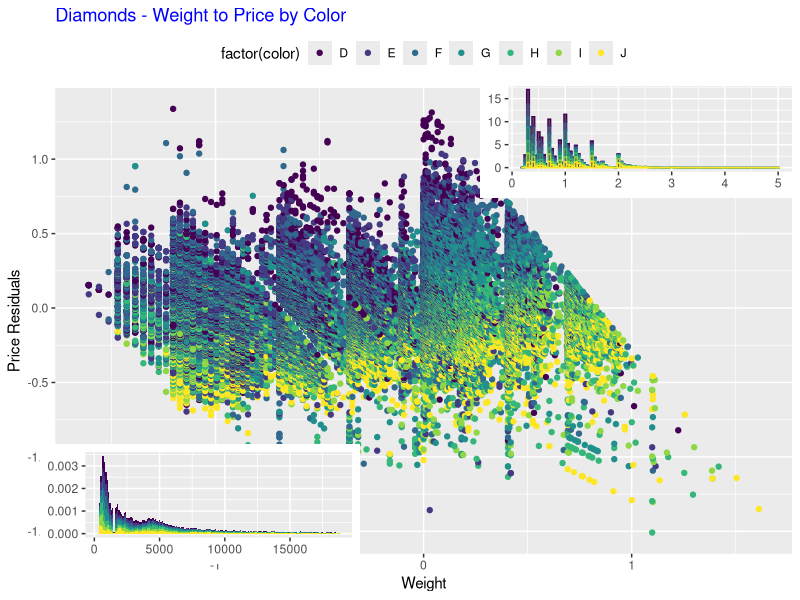

This chart was generated by the following R code:
library("ggplot2") #import ggplot2
library("grid") #import grid package
data(diamonds)

#Question 2 Create a simple scatter plot of Weight ("Carat") and Price using Color (the	
#"Color" column in the	diamonds dataframe) as a facet. This might the precursor for	
#developing	a	model to predict price given some characteristic like weight. Notice that the	
#relationship is non-linear. If we wanted to build a linear model, this would violate one of the	
#assumptions.
layer1 = ggplot(diamonds, aes(carat, price, color = factor(color)))
dots = layer1 + geom_point() + xlab("Weight") + ylab("Price") + labs(title = "Diamonds - Weight to Price by Color") + theme(plot.title = element_text(color = "blue"))
#create a scatter plot of Weight ("Carat") and Price using Color (the "Color" column in the diamonds dataframe) as a facet. Moreover, set the title color as blue using theme()

#Question 3 Let's remove the non-linearity and replot. Think about transforming both price	
#and weight. Given that we are working with dollars (Price); the first transformation we	
#might try is the natural log. Add the transformed columns to the dataframe and replot.
cbind(log(diamonds$carat), log(diamonds$price)) #add the transformed columns to the dataframe
layer2 = ggplot(diamonds, aes(log(carat), log(price), color = factor(color)))
dots2 = layer2 + geom_point() + xlab("Weight") + ylab("Price") + labs(title = "Diamonds - Weight to Price (Linear)") + theme(plot.title = element_text(colour = "blue"))
#remove the non-linearity by transforming both price and weight with natural log, and replot.

#Question 4 Remove the linear trend (create	a linear model and use the transformed weight	
#on the x-axis and the residuals on the	y-axis). If there is a relationship that can be modeled	
#with	a linear regression model, then the residuals should be randomly distributed. The	
#resulting plot visually indicates there is possibly some heteroscedasticity to manage.
linear_model <- lm(log(price)~log(carat),diamonds) #create a linear model
layer3 = ggplot(diamonds, aes(log(carat),resid(linear_model), color = factor(color)))
dots3 = layer3 + geom_point() + xlab("Weight") + ylab("Price Residuals") + labs(title = "Diamonds - Weight to Price by Color") + theme(legend.position = 'top', plot.title = element_text(colour = "blue")) #make the tile blue

#Question 5 Use the grid package to create the following overlay of three plots. The	
#histogram on the bottom left is a density histogram of the price and the histogram on the	
#upper right is a density histogram of carat. One way to create this plot is using viewports.

#create the main plot
linear_model <- lm(log(price)~log(carat),diamonds)
layer3 = ggplot(diamonds, aes(log(carat),resid(linear_model), color = factor(color)))
dots3 = layer3 + geom_point() + xlab("Weight") + ylab("Price Residuals") + labs(title = "Diamonds - Weight to Price by Color") + theme(plot.title=element_text(colour='blue'),legend.position='top') + guides(col = guide_legend(nrow=1))
#guides() lines up legend into one row

#create the density histogram for price
hist_price <- ggplot(diamonds, aes(price, fill = color)) + geom_histogram(aes(y = ..density..), binwidth = 100) + xlab(NULL) + ylab(NULL) + theme(legend.position = "none")

#create the density histogram for weight
hist_carat <- ggplot(diamonds, aes(carat, colour = color)) + geom_histogram(aes(y = ..density..), binwidth = 0.05) + xlab(NULL) + ylab(NULL) + theme(legend.position = " none")

vp1 <- viewport(x = 0.25, y = 0.16, width = 0.4, height = 0.2) #find the postion for hist_price 
vp2 <- viewport(x = 0.80, y = 0.77, width = 0.4, height = 0.2) #the position for hist_carat
#plot hist_price and hist_carat over the main plot dots3
print(dots3)
print(hist_price, vp = vp1)
print(hist_carat, vp = vp2)




